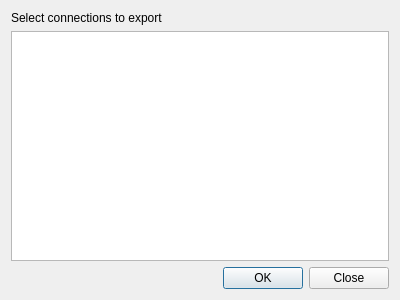
<?xml version="1.0" encoding="UTF-8"?>
<ui version="4.0">
 <class>ImportExportConnectionsDialogBase</class>
 <widget class="QDialog" name="ImportExportConnectionsDialogBase">
  <property name="geometry">
   <rect>
    <x>0</x>
    <y>0</y>
    <width>400</width>
    <height>300</height>
   </rect>
  </property>
  <property name="windowTitle">
   <string>Import/export connections</string>
  </property>
  <layout class="QVBoxLayout" name="verticalLayout">
   <item>
    <widget class="QLabel" name="label">
     <property name="text">
      <string>Select connections to export</string>
     </property>
    </widget>
   </item>
   <item>
    <widget class="QListWidget" name="listConnections">
     <property name="editTriggers">
      <set>QAbstractItemView::NoEditTriggers</set>
     </property>
     <property name="alternatingRowColors">
      <bool>true</bool>
     </property>
     <property name="selectionMode">
      <enum>QAbstractItemView::ExtendedSelection</enum>
     </property>
    </widget>
   </item>
   <item>
    <widget class="QDialogButtonBox" name="buttonBox">
     <property name="orientation">
      <enum>Qt::Horizontal</enum>
     </property>
     <property name="standardButtons">
      <set>QDialogButtonBox::Close|QDialogButtonBox::Ok</set>
     </property>
    </widget>
   </item>
  </layout>
 </widget>
 <resources/>
 <connections>
  <connection>
   <sender>buttonBox</sender>
   <signal>rejected()</signal>
   <receiver>ImportExportConnectionsDialogBase</receiver>
   <slot>reject()</slot>
   <hints>
    <hint type="sourcelabel">
     <x>316</x>
     <y>260</y>
    </hint>
    <hint type="destinationlabel">
     <x>286</x>
     <y>274</y>
    </hint>
   </hints>
  </connection>
 </connections>
</ui>
